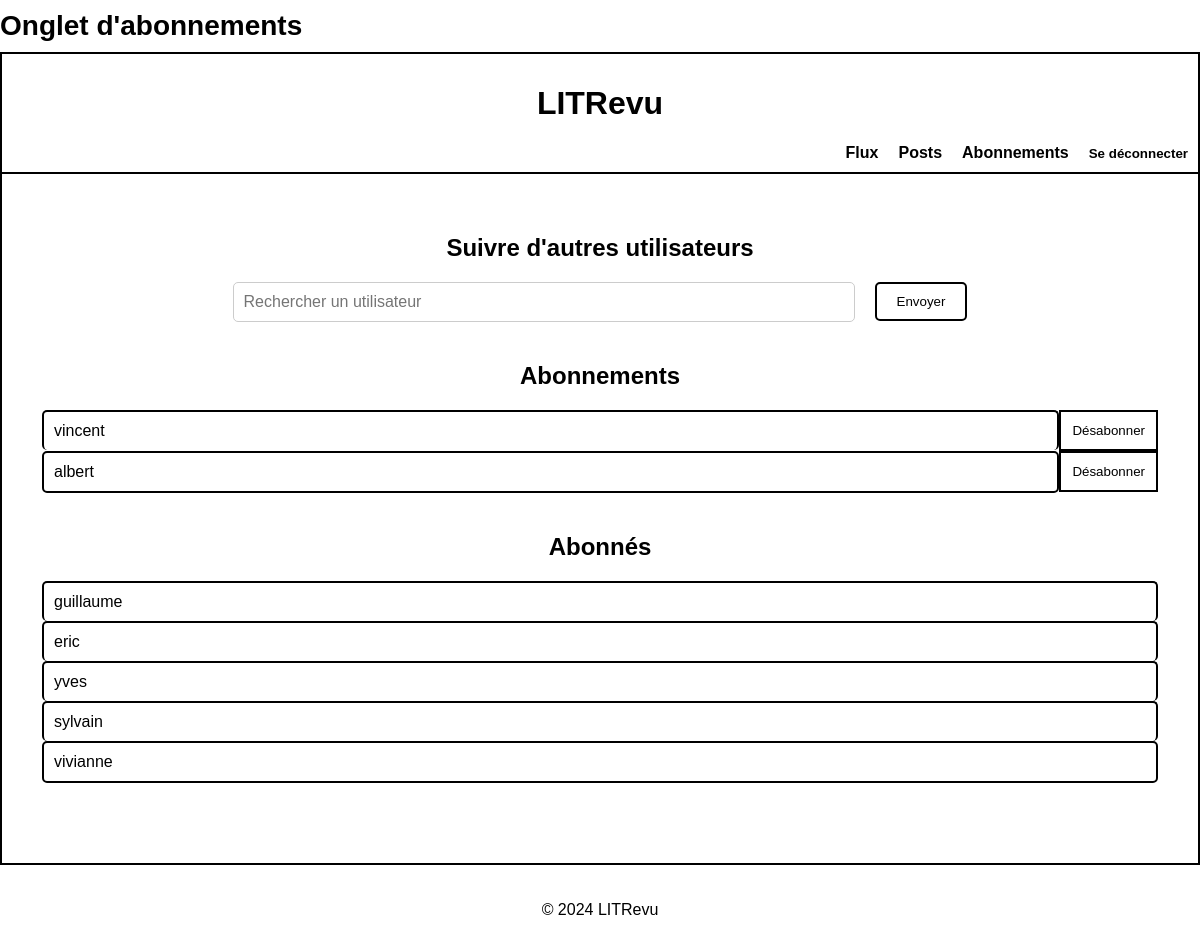
/subscriptions/follows/ (signed in), run on the app's committed database.
### subscriptions/models.py (models this page shows)
class UserFollows(models.Model):
    user = models.ForeignKey(
        to=settings.AUTH_USER_MODEL,
        on_delete=models.CASCADE,
        related_name='following_subscriptions'
    )
    followed_user = models.ForeignKey(
        to=settings.AUTH_USER_MODEL,
        on_delete=models.CASCADE,
        related_name='follower_subscriptions'
    )
    class Meta:
        unique_together = ('user', 'followed_user')
    def __str__(self):
        return f'{self.user} suit {self.followed_user}'

### authentication/models.py (models this page shows, shortened)
class CustomUser(AbstractUser):
    ROLE_CHOICES = [
        ('USER', 'Utilisateur'),
        ('DEVELOPER', 'Développeur'),
    ]
    role = models.CharField(max_length=10, choices=ROLE_CHOICES, default='USER')
    is_developer = models.BooleanField(default=False)
    follows = models.ManyToManyField(
        'self', through='subscriptions.UserFollows', related_name='is_followed_by', symmetrical=False
    )

### subscriptions/views.py (the view)
# urls.py: path('follows/', FollowsListView.as_view(), name='follows_list'),
class FollowsListView(LoginRequiredMixin, ListView):
    model = UserFollows
    template_name = 'subscriptions/follow_user.html'
    context_object_name = 'follows'
    login_url = reverse_lazy('login')
    def get_context_data(self, **kwargs):
        context = super().get_context_data(**kwargs)
        following = UserFollows.objects.filter(user=self.request.user)
        followers = UserFollows.objects.filter(followed_user=self.request.user)
        print(f"DEBUG: Following count: {following.count()}, Followers count: {followers.count()}")
        context['following'] = following
        context['followers'] = followers
        context['form'] = FollowUserForm()  # Ajout du formulaire ici
        print("DEBUG: Formulaire de suivi ajouté au contexte")
        return context
    def get_queryset(self):
        queryset = UserFollows.objects.filter(user=self.request.user)
        print(f"DEBUG: QuerySet pour les utilisateurs suivis récupéré: {queryset}")
        return queryset

### subscriptions/forms.py (shortened to what this page needs)
class FollowUserForm(forms.Form):
    user_id = forms.ModelChoiceField(
        queryset=User.objects.all(),  # Charger tous les utilisateurs
        label="Utilisateur",
        widget=forms.HiddenInput  # Champ caché pour soumettre l'ID utilisateur
    )

### subscriptions/templates/subscriptions/follow_user.html (shortened to what this page needs)
{% extends 'base.html' %}
{% block title %}Onglet d'abonnements{% endblock %}
{% block content %}
<div class="subscription-container">
    <div class="subscription-section">
        <h2 class="subscription-title">Suivre d'autres utilisateurs</h2>
        <div class="subscription-search-section">
            <form method="post" id="follow-form" class="subscription-search-form">
                <div class="input-btn-container">
                    <div class="input-container">
                        <input type="text" name="username" id="search_user" placeholder="Rechercher un utilisateur" class="subscription-search-input" autocomplete="off">
                    </div>
                    <div class="btn-container">
                        <button type="submit" class="btn btn-primary">Envoyer
                        </button>
                    </div>
                </div>
            </form>
        </div>
    </div>
    <div class="subscription-section">
        <h2 class="subscription-title">Abonnements</h2>
        <div class="subscription-list" id="following-list">
            {% for follow in following %}
            <div class="subscription-row">
                <div class="subscription-list-item {% if forloop.last %}border-bottom{% endif %} bordered-item">
                    <div class="subscription-info">
                        <div class="subscription-content-left">
                            <div class="subscription-username">{{ follow.followed_user.username }}</div>
                        </div>
                    </div>
                </div>
                <div class="subscription-unsubscribe">
                    <form method="post" action="{% url 'unfollow_user' follow.pk %}">
                        <button type="submit" class="btn btn-unsubscribe">Désabonner</button>
                    </form>
                </div>
            </div>
            {% empty %}
            <p>Vous ne suivez personne pour l'instant.</p>
            {% endfor %}
        </div>
    </div>
    <div class="subscription-section">
        <h2 class="subscription-title">Abonnés</h2>
        <div class="follower-list">
            {% for follower in followers %}
            <div class="subscription-row">
                <div class="subscription-list-item {% if forloop.last %}border-bottom{% endif %} bordered-item">
                    <div class="subscription-info">
                        <div class="subscription-content-left">
                            <div class="subscription-username">{{ follower.user.username }}</div>
                        </div>
                    </div>
                </div>
            </div>
            {% empty %}
            <p>Personne ne vous suit pour l'instant.</p>
            {% endfor %}
        </div>
    </div>
</div>
{% endblock %}

### static/css/styles.css (style rules this page uses)
body { font-family: Arial, sans-serif; margin: 0; padding: 0; box-sizing: border-box; min-height: 100vh; display: flex; flex-direction: column; justify-content: flex-start; align-items: center; }
.btn-primary { background-color: #ffffff; color: rgb(0, 0, 0); padding: 10px 20px; border: 2px solid black; border-radius: 5px; cursor: pointer; transition: background-color 0.3s; }
.subscription-section { flex-direction: column; align-items: center; margin-bottom: 40px; }
.subscription-title { text-align: center; font-size: 24px; font-weight: bold; margin-bottom: 20px; }
.subscription-search-form, .input-btn-container { display: flex; justify-content: center; align-items: center; gap: 20px; }
.subscription-search-input { width: 600px; padding: 10px; font-size: 16px; border: 1px solid #ccc; border-radius: 5px; }
.subscription-list-item { display: flex; justify-content: space-between; align-items: center; padding: 10px; border: 2px solid black; border-radius: 5px; }
.bordered-item:not(.border-bottom) { border-bottom: none; }
.subscription-row { display: flex; justify-content: space-between; align-items: center; }
.subscription-list-item { flex-grow: 1; display: flex; justify-content: space-between; align-items: center; }
.subscription-unsubscribe { margin-left: 0; border-left: 2px solid black; display: flex; align-items: center; }
.btn-unsubscribe { background-color: transparent; color: black; border: 2px solid black; padding: 11px; text-align: center; border-left: none; cursor: pointer; height: 100%; box-sizing: border-box; }
.subscription-list-item { padding: 10px; border: 2px solid black; margin-bottom: 0; }

### data on the page
UserFollows: followed_user.username "vincent"
UserFollows: followed_user.username "albert"
UserFollows: user.username "guillaume"
UserFollows: user.username "eric"
UserFollows: user.username "yves"
UserFollows: user.username "sylvain"
UserFollows: user.username "vivianne"
